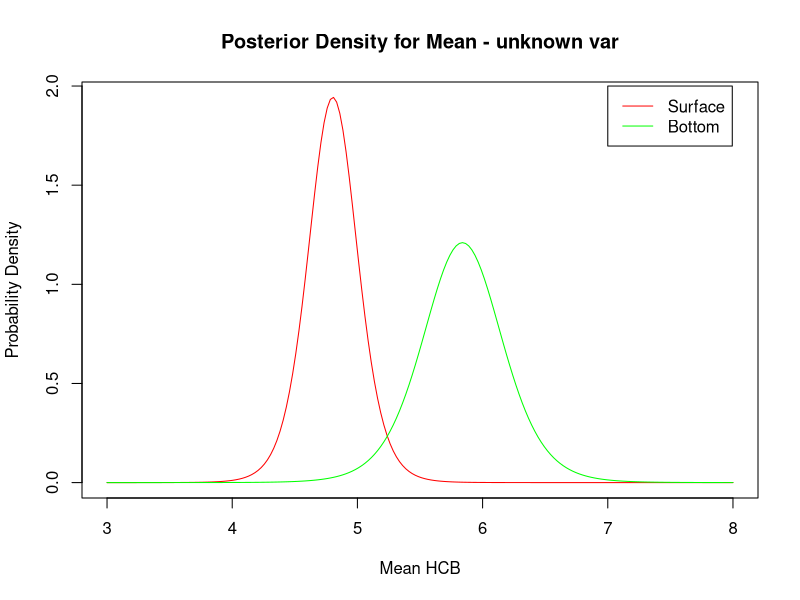
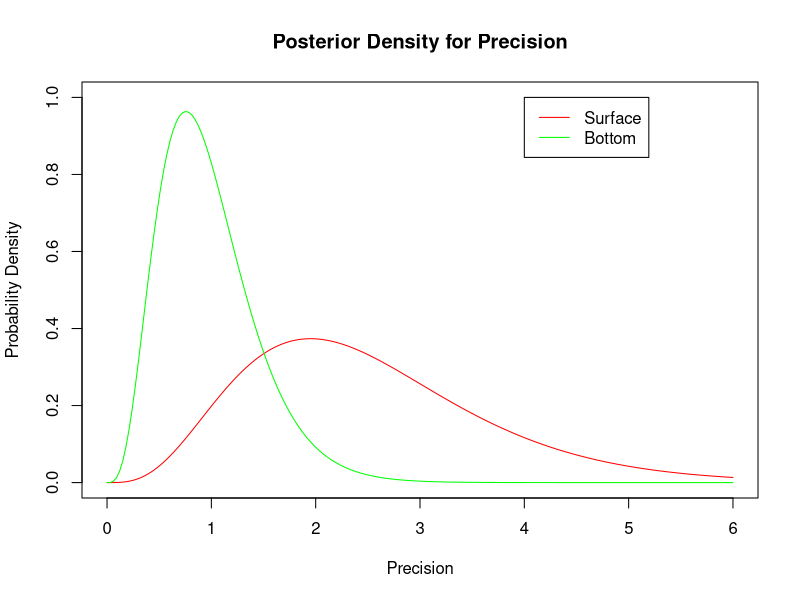
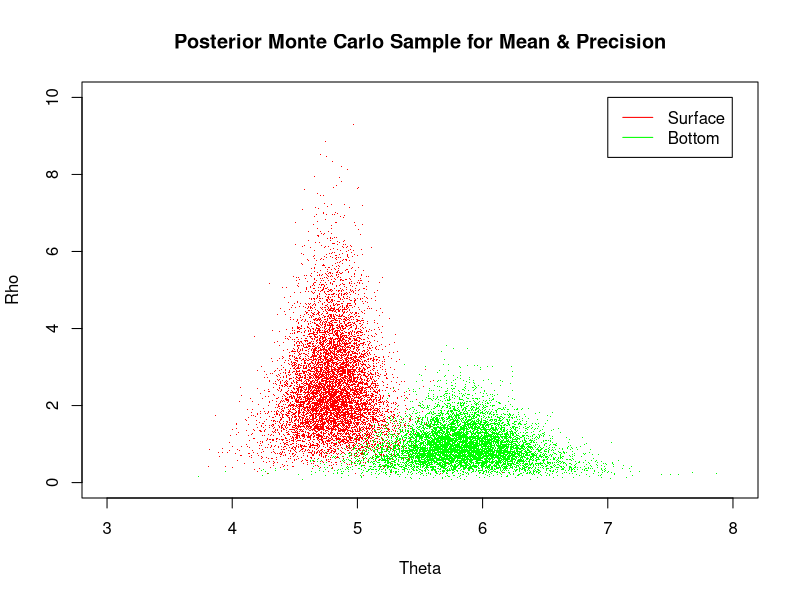
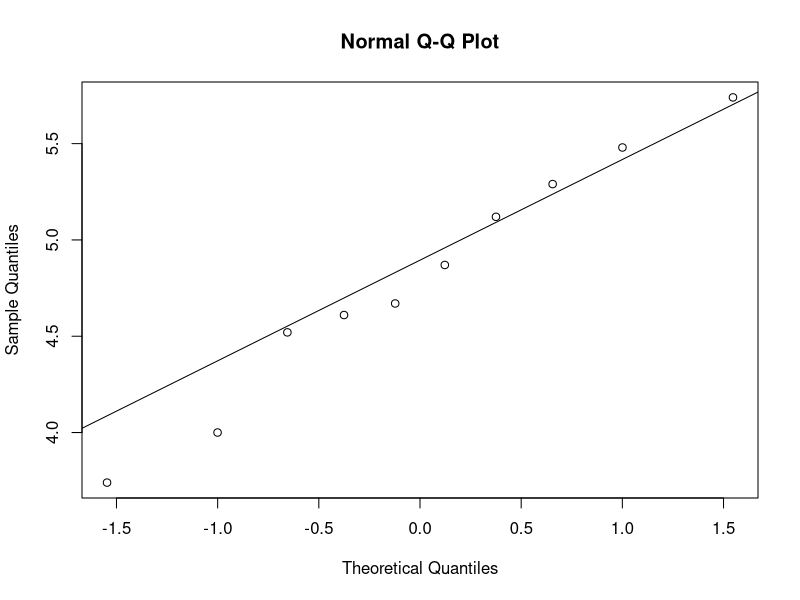
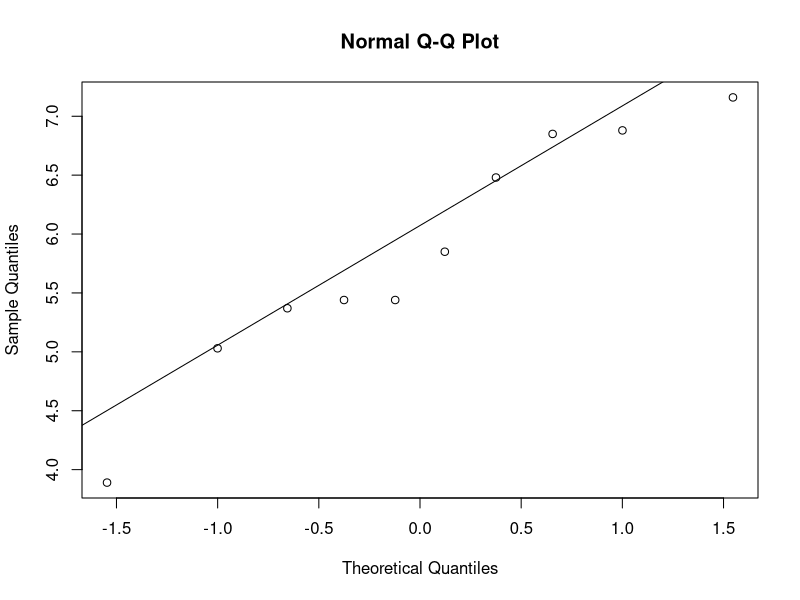

R code for these plots, in order:
## ---- chunk 1
#input the data
surface <- c(3.74,4.61,4.00,4.67,4.87,5.12,4.52,5.29,5.74,5.48)
bottom <- c(5.44,6.88,5.37,5.44,5.03,6.48,3.89,5.85,6.85,7.16)


# Create the hyperparameters for Surface
s_alpha <- -1/2
s_beta  <- Inf
s_mu    <- 0
s_k <- 0 
s_n <- length(surface)
surface_ss <- 0
for (i in surface) {
  surface_ss <- surface_ss + (i - mean(surface))^2
}
length(surface)

# Update the hyperparameters for Suface
s_alpha_star <- s_alpha + s_n/2
s_beta_star  <- (1/s_beta + 0.5*surface_ss + (s_n*s_k)/(2*(s_n+s_k)))^-1
s_mu_star <- (s_k*s_mu + s_n*mean(surface)) / (s_k+s_n)
s_k_star <- s_k + s_n
s_spread <- sqrt(1/(s_k_star*s_alpha_star*s_beta_star))

# Create the hyperparameters for Bottom
b_alpha  <- -1/2
b_beta   <- Inf
b_mu     <- 0
b_k  <- 0
b_n <- length(bottom)
bottom_ss <- 0
for (i in bottom) {
  bottom_ss <- bottom_ss + (i - mean(bottom))^2
}
length(bottom)

# Update the hyperparameters for Bottom
b_alpha_star <- b_alpha + b_n/2
b_beta_star  <- (1/b_beta + 0.5*bottom_ss + (b_n*b_k)/(2*(b_n+b_k)))^-1
b_mu_star <- (b_k*b_mu + b_n*mean(bottom)) / (b_k+b_n)
b_k_star <- b_k + b_n
b_spread <- sqrt(1/(b_k_star*b_alpha_star*b_beta_star))


# Create the T distribution for Thetas
theta=seq(from=3, to=8, length=200)
s_std = (theta - s_mu_star)/s_spread  # Transform to center 0 spread 1 
s_t_dens = dt(s_std,df=2*s_alpha_star)/s_spread
b_std = (theta - b_mu_star)/b_spread  # Transform to center 0 spread 1 
b_t_dens = dt(b_std,df=2*b_alpha_star)/b_spread


# Plotting the T distribution
plot(theta, s_t_dens, type="l",col="red",
     #ylim=c(0,0.33),
     main="Posterior Density for Mean - unknown var",
     xlab="Mean HCB", ylab="Probability Density")
lines(theta, b_t_dens, type="l",col="green")

legend(7,2,
       c("Surface","Bottom"),col=c("red","green"),
       lty=c(1,1))

# Create the Gamma Distribution for Rho
rho=seq(from=.0, to=6, length=200)
s_g_dens = dgamma(rho,shape=s_alpha_star,scale=s_beta_star)
b_g_dens = dgamma(rho,shape=b_alpha_star,scale=b_beta_star)

# P lot the Gamma distribution for Rho
plot(rho, s_g_dens, type="l",col="red",
     ylim = c(0,1),
     main="Posterior Density for Precision",
     xlab = "Precision",ylab="Probability Density")
lines(rho, b_g_dens, type="l",col="green")

legend(4,1,
       c("Surface","Bottom"),col=c("red","green"),
       lty=c(1,1))

# Find the credible intervals
s_quantile <- qt(0.95,2*s_alpha_star)
b_quantile <- qt(0.95,2*b_alpha_star)

# Mean credible intervals:
s_t_ci <- c(s_mu_star-s_quantile*s_spread, s_mu_star+s_quantile*s_spread)
b_t_ci <- c(b_mu_star-b_quantile*b_spread, b_mu_star+b_quantile*b_spread)

# Precision credible intervals:
s_g_ci <- qgamma(c(0.05,0.95), shape=s_alpha_star, scale=s_beta_star)
b_g_ci <- qgamma(c(0.05,0.95), shape=b_alpha_star, scale=b_beta_star)

print(s_t_ci)
print(b_t_ci)
print(s_g_ci)
print(b_g_ci)
## ---- chunk 2

# Direct Monte Carlo simulation
numSim <- 10000
rhoMC_surface <- rgamma(numSim,shape=s_alpha_star,scale=s_beta_star) 
thetaMC_surface <- rnorm(numSim,mean=s_mu_star,sd=1/sqrt(s_k_star*rhoMC_surface))
rhoMC_bottom <- rgamma(numSim,shape=b_alpha_star,scale=b_beta_star) 
thetaMC_bottom <- rnorm(numSim,mean=b_mu_star,sd=1/sqrt(b_k_star*rhoMC_bottom))

# Plotting the results
plot(thetaMC_surface,rhoMC_surface,col="red",pch=".",
     xlim=c(3,8),
     ylim=c(0,10),
     main="Posterior Monte Carlo Sample for Mean & Precision",
     xlab="Theta",
     ylab="Rho")
points(thetaMC_bottom,rhoMC_bottom,col="green",pch=".")
legend(7,10,c("Surface","Bottom"),col=c("red","green"),lty=c(1,1))

# Estimating 90% Credible Intervals
rhoMC_surface_sorted <- sort(rhoMC_surface)
thetaMC_surface_sorted <- sort(thetaMC_surface)
rhoMC_bottom_sorted <- sort(rhoMC_bottom)
thetaMC_bottom_sorted <- sort(thetaMC_bottom)

# mean CIs from MC
thetaMC_s_ci <- c(thetaMC_surface_sorted[10000*0.05],thetaMC_surface_sorted[10000*0.95])
thetaMC_b_ci <- c(thetaMC_bottom_sorted[10000*0.05],thetaMC_bottom_sorted[10000*0.95])

# Precision CIs from MC
rhoMC_s_ci <- c(rhoMC_surface_sorted[10000*0.05],rhoMC_surface_sorted[10000*0.95])
rhoMC_b_ci <-  c(rhoMC_bottom_sorted[10000*0.05],rhoMC_bottom_sorted[10000*0.95])

#
thetaMC_s_ci <- quantile(thetaMC_surface,c(0.05,0.95))
thetaMC_b_ci <- quantile(thetaMC_bottom,c(0.05,0.95))
rhoMC_s_ci <- quantile(rhoMC_surface,c(0.05,0.95))
rhoMC_b_ci <-  quantile(rhoMC_bottom,c(0.05,0.95))

sigmaMC_s_ci <- quantile(1/sqrt(rhoMC_surface),c(0.05,0.95))
sigmaMC_b_ci <- quantile(1/sqrt(rhoMC_bottom),c(0.05,0.95))

print(thetaMC_s_ci)
print(thetaMC_b_ci)
print(rhoMC_s_ci)
print(rhoMC_b_ci)

print(sigmaMC_s_ci)
print(sigmaMC_b_ci)
## ---- chunk 3
# SD higher
rhoDiff  <-  rhoMC_bottom-rhoMC_surface
prob_bottom_rho_higher <- sum(rhoDiff>=0)/length(rhoDiff) 

# Means higher
thetaDiff <- thetaMC_bottom-thetaMC_surface
prob_bottom_theta_higher <- sum(thetaDiff>0)/length(thetaDiff)

print(prob_bottom_theta_higher)
print(1-prob_bottom_rho_higher)


qqnorm(surface)
qqline(surface)
qqnorm(bottom)
qqline(bottom)

